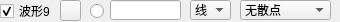
                   <widget class="QWidget" name="widget_9" native="true">
                    <property name="minimumSize">
                     <size>
                      <width>0</width>
                      <height>22</height>
                     </size>
                    </property>
                    <property name="maximumSize">
                     <size>
                      <width>16777215</width>
                      <height>22</height>
                     </size>
                    </property>
                    <widget class="QLineEdit" name="txtValueCurve9">
                     <property name="geometry">
                      <rect>
                       <x>110</x>
                       <y>0</y>
                       <width>71</width>
                       <height>20</height>
                      </rect>
                     </property>
                     <property name="text">
                      <string/>
                     </property>
                    </widget>
                    <widget class="QRadioButton" name="rdoBoldCurve9">
                     <property name="geometry">
                      <rect>
                       <x>90</x>
                       <y>3</y>
                       <width>16</width>
                       <height>16</height>
                      </rect>
                     </property>
                     <property name="text">
                      <string/>
                     </property>
                     <property name="checked">
                      <bool>false</bool>
                     </property>
                    </widget>
                    <widget class="QCheckBox" name="chkVisibleCurve9">
                     <property name="geometry">
                      <rect>
                       <x>0</x>
                       <y>3</y>
                       <width>53</width>
                       <height>16</height>
                      </rect>
                     </property>
                     <property name="text">
                      <string>波形9</string>
                     </property>
                     <property name="checked">
                      <bool>true</bool>
                     </property>
                    </widget>
                    <widget class="QPushButton" name="btnColourCurve9">
                     <property name="geometry">
                      <rect>
                       <x>60</x>
                       <y>0</y>
                       <width>21</width>
                       <height>21</height>
                      </rect>
                     </property>
                     <property name="text">
                      <string/>
                     </property>
                    </widget>
                    <widget class="QComboBox" name="cmbLineStyle9">
                     <property name="geometry">
                      <rect>
                       <x>190</x>
                       <y>0</y>
                       <width>41</width>
                       <height>20</height>
                      </rect>
                     </property>
                     <property name="currentIndex">
                      <number>1</number>
                     </property>
                     <item>
                      <property name="text">
                       <string>点</string>
                      </property>
                     </item>
                     <item>
                      <property name="text">
                       <string>线</string>
                      </property>
                     </item>
                     <item>
                      <property name="text">
                       <string>左</string>
                      </property>
                     </item>
                     <item>
                      <property name="text">
                       <string>右</string>
                      </property>
                     </item>
                     <item>
                      <property name="text">
                       <string>中</string>
                      </property>
                     </item>
                     <item>
                      <property name="text">
                       <string>积</string>
                      </property>
                     </item>
                    </widget>
                    <widget class="QComboBox" name="cmbScatterStyle9">
                     <property name="geometry">
                      <rect>
                       <x>240</x>
                       <y>0</y>
                       <width>91</width>
                       <height>20</height>
                      </rect>
                     </property>
                     <property name="focusPolicy">
                      <enum>Qt::WheelFocus</enum>
                     </property>
                     <property name="maxVisibleItems">
                      <number>20</number>
                     </property>
                     <item>
                      <property name="text">
                       <string>无散点</string>
                      </property>
                      <property name="icon">
                       <iconset resource="res.qrc">
                        <normaloff>:/pic/ssNone.png</normaloff>:/pic/ssNone.png</iconset>
                      </property>
                     </item>
                     <item>
                      <property name="text">
                       <string>x形</string>
                      </property>
                      <property name="icon">
                       <iconset resource="res.qrc">
                        <normaloff>:/pic/ssCross.png</normaloff>:/pic/ssCross.png</iconset>
                      </property>
                     </item>
                     <item>
                      <property name="text">
                       <string>+形</string>
                      </property>
                      <property name="icon">
                       <iconset resource="res.qrc">
                        <normaloff>:/pic/ssPlus.png</normaloff>:/pic/ssPlus.png</iconset>
                      </property>
                     </item>
                     <item>
                      <property name="text">
                       <string>空心圆</string>
                      </property>
                      <property name="icon">
                       <iconset resource="res.qrc">
                        <normaloff>:/pic/ssCircle.png</normaloff>:/pic/ssCircle.png</iconset>
                      </property>
                     </item>
                     <item>
                      <property name="text">
                       <string>实心圆</string>
                      </property>
                      <property name="icon">
                       <iconset resource="res.qrc">
                        <normaloff>:/pic/ssDisc.png</normaloff>:/pic/ssDisc.png</iconset>
                      </property>
                     </item>
                     <item>
                      <property name="text">
                       <string>矩形</string>
                      </property>
                      <property name="icon">
                       <iconset resource="res.qrc">
                        <normaloff>:/pic/ssSquare.png</normaloff>:/pic/ssSquare.png</iconset>
                      </property>
                     </item>
                     <item>
                      <property name="text">
                       <string>菱形</string>
                      </property>
                      <property name="icon">
                       <iconset resource="res.qrc">
                        <normaloff>:/pic/ssDiamond.png</normaloff>:/pic/ssDiamond.png</iconset>
                      </property>
                     </item>
                     <item>
                      <property name="text">
                       <string>星形</string>
                      </property>
                      <property name="icon">
                       <iconset resource="res.qrc">
                        <normaloff>:/pic/ssStar.png</normaloff>:/pic/ssStar.png</iconset>
                      </property>
                     </item>
                     <item>
                      <property name="text">
                       <string>正三角</string>
                      </property>
                      <property name="icon">
                       <iconset resource="res.qrc">
                        <normaloff>:/pic/ssTriangle.png</normaloff>:/pic/ssTriangle.png</iconset>
                      </property>
                     </item>
                     <item>
                      <property name="text">
                       <string>倒三角</string>
                      </property>
                      <property name="icon">
                       <iconset resource="res.qrc">
                        <normaloff>:/pic/ssTriangleInverted.png</normaloff>:/pic/ssTriangleInverted.png</iconset>
                      </property>
                     </item>
                     <item>
                      <property name="text">
                       <string>x框</string>
                      </property>
                      <property name="icon">
                       <iconset resource="res.qrc">
                        <normaloff>:/pic/ssCrossSquare.png</normaloff>:/pic/ssCrossSquare.png</iconset>
                      </property>
                     </item>
                     <item>
                      <property name="text">
                       <string>+框</string>
                      </property>
                      <property name="icon">
                       <iconset resource="res.qrc">
                        <normaloff>:/pic/ssPlusSquare.png</normaloff>:/pic/ssPlusSquare.png</iconset>
                      </property>
                     </item>
                     <item>
                      <property name="text">
                       <string>x圆</string>
                      </property>
                      <property name="icon">
                       <iconset resource="res.qrc">
                        <normaloff>:/pic/ssCrossCircle.png</normaloff>:/pic/ssCrossCircle.png</iconset>
                      </property>
                     </item>
                     <item>
                      <property name="text">
                       <string>+圆</string>
                      </property>
                      <property name="icon">
                       <iconset resource="res.qrc">
                        <normaloff>:/pic/ssPlusCircle.png</normaloff>:/pic/ssPlusCircle.png</iconset>
                      </property>
                     </item>
                     <item>
                      <property name="text">
                       <string>和平</string>
                      </property>
                      <property name="icon">
                       <iconset resource="res.qrc">
                        <normaloff>:/pic/ssPeace.png</normaloff>:/pic/ssPeace.png</iconset>
                      </property>
                     </item>
                    </widget>
                   </widget>
